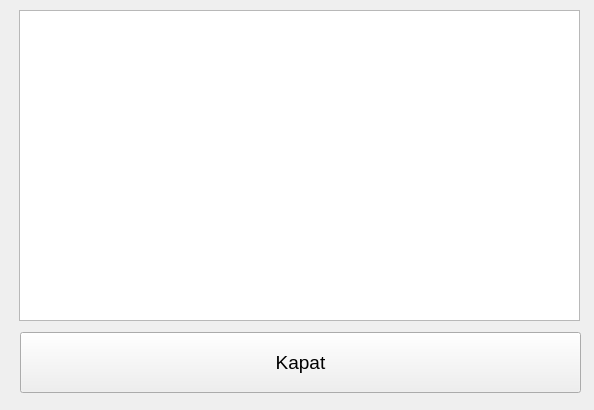
<?xml version="1.0" encoding="UTF-8"?>
<ui version="4.0">
 <class>Form</class>
 <widget class="QWidget" name="Form">
  <property name="geometry">
   <rect>
    <x>0</x>
    <y>0</y>
    <width>594</width>
    <height>410</height>
   </rect>
  </property>
  <property name="windowTitle">
   <string>Form</string>
  </property>
  <widget class="QWidget" name="verticalLayoutWidget">
   <property name="geometry">
    <rect>
     <x>19</x>
     <y>10</y>
     <width>561</width>
     <height>311</height>
    </rect>
   </property>
   <layout class="QVBoxLayout" name="verticalLayout">
    <item>
     <widget class="QTextBrowser" name="textBrowser"/>
    </item>
   </layout>
  </widget>
  <widget class="QPushButton" name="pushButton">
   <property name="geometry">
    <rect>
     <x>20</x>
     <y>332</y>
     <width>561</width>
     <height>61</height>
    </rect>
   </property>
   <property name="font">
    <font>
     <pointsize>14</pointsize>
    </font>
   </property>
   <property name="text">
    <string>Kapat</string>
   </property>
  </widget>
 </widget>
 <resources/>
 <connections/>
</ui>
